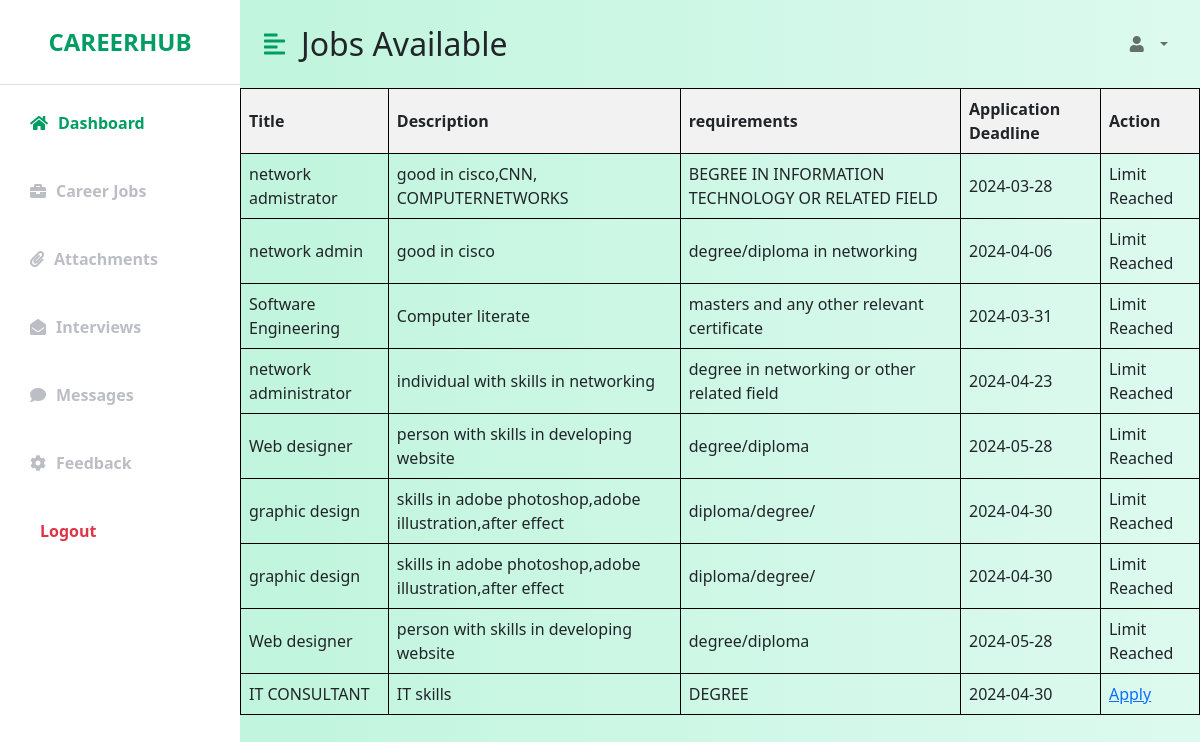
Page /fetch_jobs.php on the earlier database version.
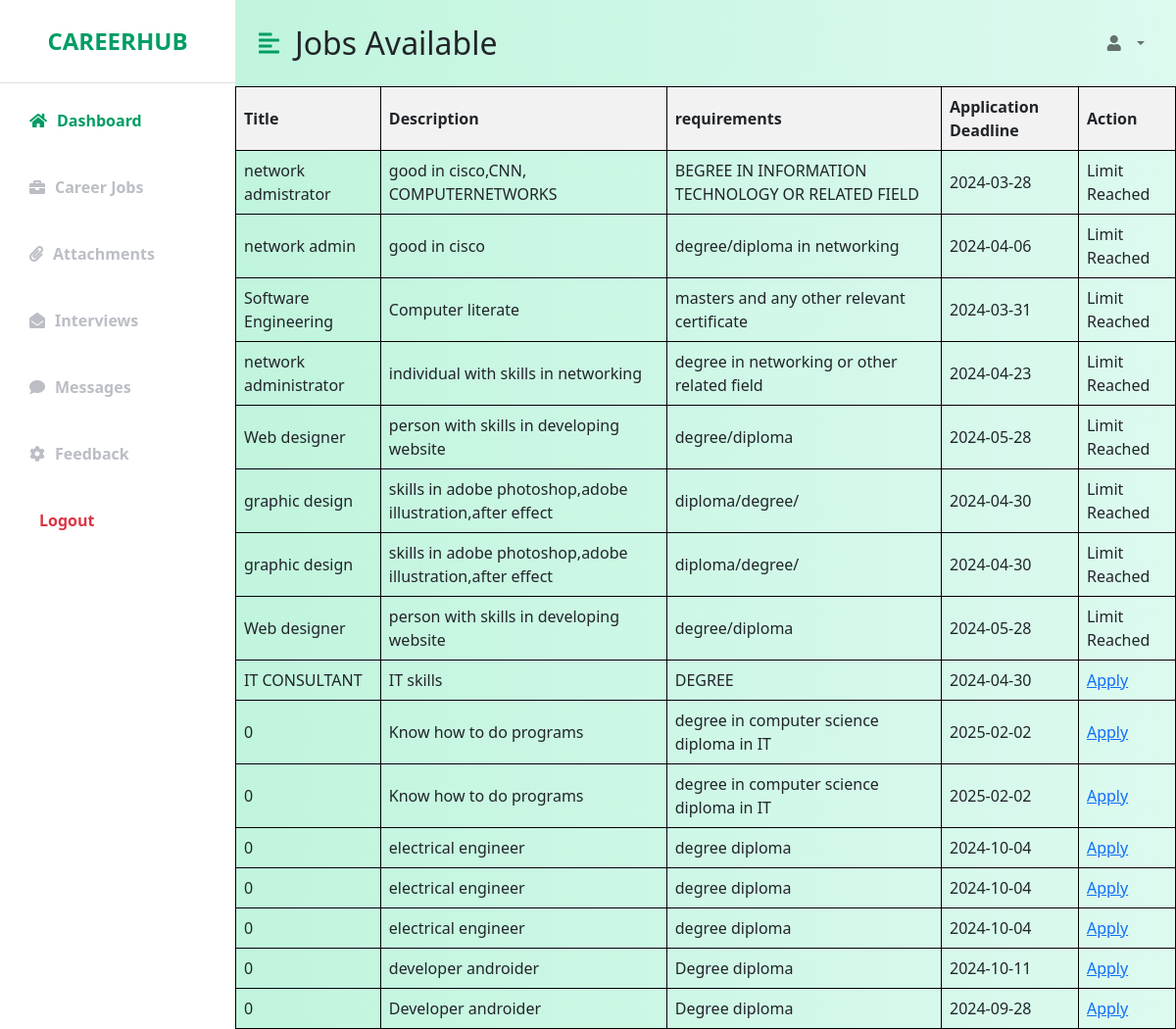
Same page on the later database version.
### tables this page shows
CREATE TABLE `jobs` (
  `id` int(11) NOT NULL,
  `title` varchar(255) NOT NULL,
  `description` text DEFAULT NULL,
  `requirements` text DEFAULT NULL,
  `application_deadline` date DEFAULT NULL,
  `job_limit` int(11) DEFAULT NULL
);

### fetch_jobs.php (the view, shortened to what this page needs)
<!DOCTYPE html>
<html lang="en">
<head>
    <link href="https://cdn.jsdelivr.net/npm/bootstrap@5.0.0-beta3/dist/css/bootstrap.min.css" rel="stylesheet" />
    <link rel="stylesheet" href="https://cdnjs.cloudflare.com/ajax/libs/font-awesome/5.15.3/css/all.min.css" />
    <link rel="stylesheet" href="dashboard.css" />
</head>
<body>
    <div class="d-flex" id="wrapper">
        <div class="bg-white" id="sidebar-wrapper">
            <div class="sidebar-heading text-center py-4 primary-text fs-4 fw-bold text-uppercase border-bottom">CareerHub</div>
            <div class="list-group list-group-flush my-3">
                <a href="dashboard.php" class="list-group-item list-group-item-action bg-transparent second-text active"><i
                        class="fa fa-home"></i>Dashboard</a>
                        <br>
                <a href="fetch_jobs.php" class="list-group-item list-group-item-action bg-transparent second-text fw-bold"><i
                        class="fa fa-briefcase"></i>Career Jobs</a>
                        <br>
                <a href="fetch_attachments.php" class="list-group-item list-group-item-action bg-transparent second-text fw-bold"><i
                        class="fa fa-paperclip"></i>Attachments</a>
                        <br>
                <a href="fetch_interviews.php" class="list-group-item list-group-item-action bg-transparent second-text fw-bold"><i
                        class="fa fa-envelope-open"></i>Interviews</a>
                        <br>
                <a href="#" class="list-group-item list-group-item-action bg-transparent second-text fw-bold" onclick="openContactModal()"><i class="fa fa-comment"></i>Messages</a>
                        <br>
                <a href="#" class="list-group-item list-group-item-action bg-transparent second-text fw-bold" onclick="openFeedbackModal()"><i class="fa fa-cog"></i>Feedback</a>
                        <br>
                <a href="logout.php" class="list-group-item list-group-item-action bg-transparent text-danger fw-bold">Logout</a>
            </div>
        </div>
        <div id="page-content-wrapper">
        <nav class="navbar navbar-expand-lg navbar-light bg-transparent py-4 px-4">
    <div class="d-flex align-items-center">
        <i class="fas fa-align-left primary-text fs-4 me-3" id="menu-toggle"></i>
        <h2 class="fs-2 m-0">Jobs Available</h2>
    </div>
    <div class="collapse navbar-collapse" id="navbarSupportedContent">
        <ul class="navbar-nav ms-auto mb-2 mb-lg-0">
            <li class="nav-item dropdown">
                <a class="nav-link dropdown-toggle second-text fw-bold" href="#" id="navbarDropdown"
                   role="button" data-bs-toggle="dropdown" aria-expanded="false">
                    <i class="fas fa-user me-2"></i>
                </a>
            </li>
        </ul>
    </div>
</nav>
<?php
require_once 'connect.php';
$sql = "SELECT * FROM Jobs";
$result = mysqli_query($conn, $sql);
if (mysqli_num_rows($result) > 0) {
    echo "<table style='border-collapse: collapse; width: 100%;'>";
    echo "<tr><th style='background-color: #f2f2f2; border: 1px solid black; text-align: left; padding: 8px;'>Title</th><th style='background-color: #f2f2f2; border: 1px solid black; text-align: left; padding: 8px;'>Description</th><th style='background-color: #f2f2f2; border: 1px solid black; text-align: left; padding: 8px;'>requirements</th><th style='background-color: #f2f2f2; border: 1px solid black; text-align: left; padding: 8px;'>Application Deadline</th><th style='background-color: #f2f2f2; border: 1px solid black; text-align: left; padding: 8px;'>Action</th></tr>";
    while ($row = mysqli_fetch_assoc($result)) {
        $applications_sql = "SELECT COUNT(*) as count FROM Applications WHERE applied_position = '{$row['title']}'";
        $applications_result = mysqli_query($conn, $applications_sql);
        $applications_row = mysqli_fetch_assoc($applications_result);
        $applications_count = $applications_row['count'];
        echo "<tr>";
        echo "<td style='border: 1px solid black; text-align: left; padding: 8px;'>" . $row['title'] . "</td>";
        echo "<td style='border: 1px solid black; text-align: left; padding: 8px;'>" . $row['description'] . "</td>";
        echo "<td style='border: 1px solid black; text-align: left; padding: 8px;'>" . $row['requirements'] . "</td>";
        echo "<td style='border: 1px solid black; text-align: left; padding: 8px;'>" . $row['application_deadline'] . "</td>";
        if ($applications_count >= $row['job_limit']) {
            echo "<td style='border: 1px solid black; text-align: left; padding: 8px;'>Limit Reached</td>";
        } else {
            echo "<td style='border: 1px solid black; text-align: left; padding: 8px;'><a href='application.php?job_id=" . $row['id'] . "'>Apply</a></td>";
        }
        echo "</tr>";
    }
    echo "</table>";
} else {
    echo "No jobs found.";
}
?>
</body>
</html>

Differences in the rows shown:
added jobs: title "0", description "Know how to do programs", requirements "degree in computer science diploma in IT", application_deadline "2025-02-02"
added jobs: title "0", description "Know how to do programs", requirements "degree in computer science diploma in IT", application_deadline "2025-02-02"
added jobs: title "0", description "electrical engineer", requirements "degree diploma", application_deadline "2024-10-04"
added jobs: title "0", description "electrical engineer", requirements "degree diploma", application_deadline "2024-10-04"
added jobs: title "0", description "electrical engineer", requirements "degree diploma", application_deadline "2024-10-04"
added jobs: title "0", description "developer androider", requirements "Degree diploma", application_deadline "2024-10-11"
added jobs: title "0", description "Developer androider", requirements "Degree diploma", application_deadline "2024-09-28"
